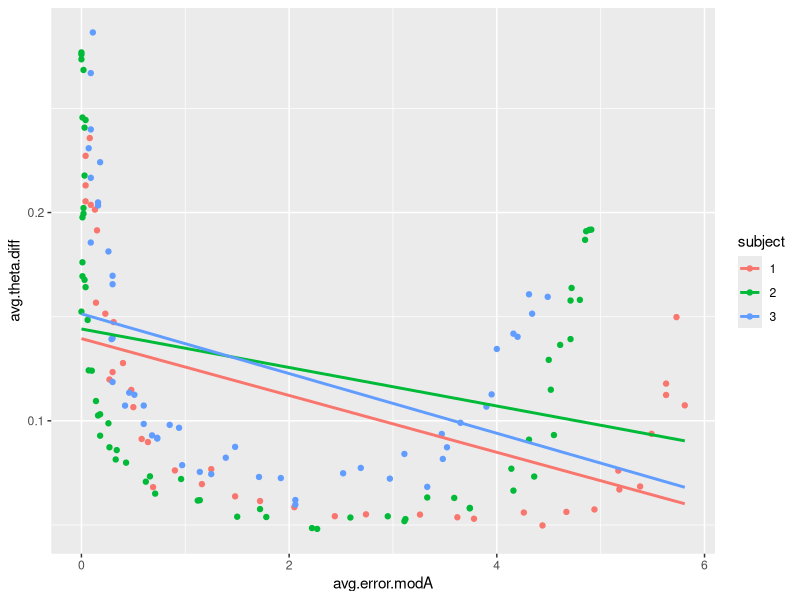
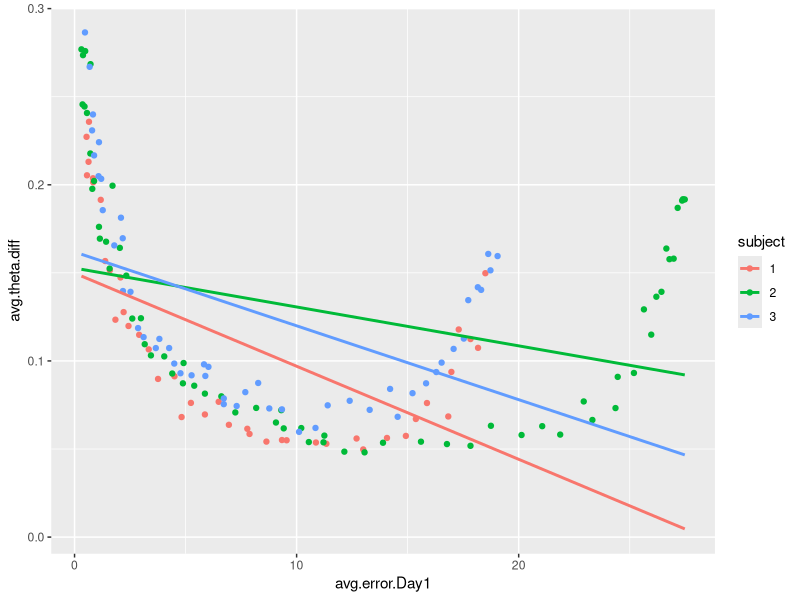
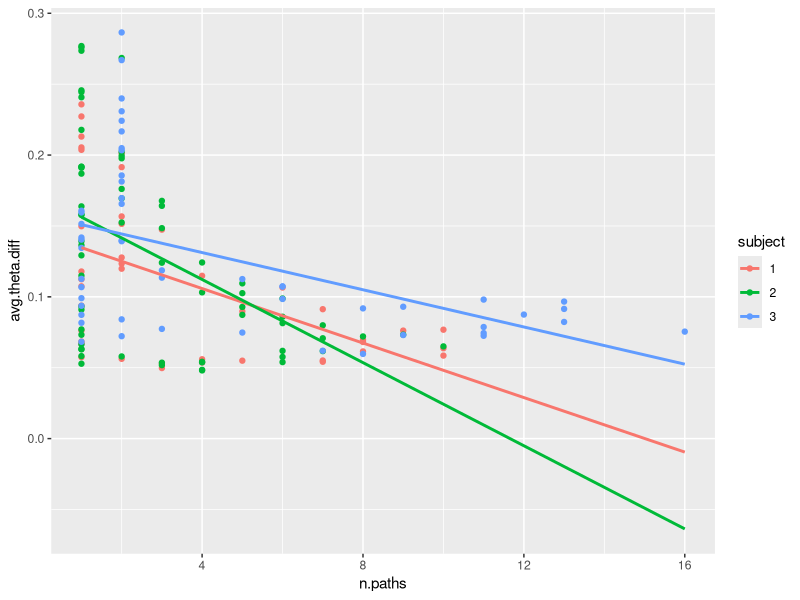
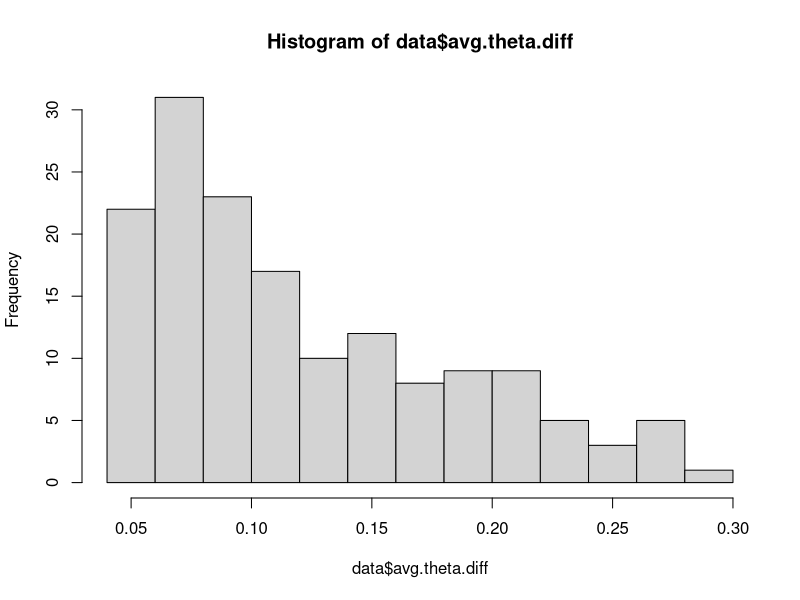

R code for these plots, in order:
###Analysis of the experiment data############

#ANCOVA
#CAUTION: WE TAKE THE P-VALUES `WITH A GRAIN OF SALT` SINCE MANY OF THE ASSUMPTIONS ARE VIOLATED AND WE ARE NOT DEALING WITH A LINEAR RELATIONSHIP
#OTHER TECHNIQUES WILL BE CONSIDERED (SUCH AS FITTING SOME TYPE OF A GLM) AND/OR USING THE Johnson-Neyman TECHNIQUE
#https://kenstoyama.wordpress.com/2018/01/21/the-johnson-neyman-tecnique-and-an-r-script-to-apply-it/
library(haven)
library(tidyverse)
library(broom)
library(emmeans)
library(rstatix)
data <- read_sav("experiment_data.sav")

#Let;s look at the mean differences 
data %>%
  group_by(subject) %>%
  select(avg.theta.diff) %>%
  summarise_all(funs(mean))

# Lezen       0.109
# Rekenen     0.127
# Taal        0.127

data$subject <- as.factor(data$subject)

###Assumptions:

###1 Linearity between each covariate and the outcome variable at each level of the grouping variable

# For average mistakes in module A
scatter <- ggplot(data, aes(avg.error.modA, avg.theta.diff, colour=subject))  
scatter + geom_point() + geom_smooth(method=lm, se=FALSE, fullrange=TRUE)

# For average mistakes in day 1
scatter <- ggplot(data, aes(avg.error.Day1, avg.theta.diff, colour=subject))  
scatter + geom_point() + geom_smooth(method=lm, se=FALSE, fullrange=TRUE)

# For number of paths
scatter <- ggplot(data, aes(n.paths, avg.theta.diff, colour=subject))  
scatter + geom_point() + geom_smooth(method=lm, se=FALSE, fullrange=TRUE)

#Even though there are violations, since the nature of the DV is such that we are interested in conventional linearity
# we will skip it


####2 Homogeneity of variance
library(car)
leveneTest(avg.theta.diff ~ subject, data)

#Levene’s test is not significant (F(2, 152)=1,78, p>,05), 
#which means that the variance is equal across the groups, hence there is no violation of this assumption.

#### 3 Distribution of the DV

hist(data$avg.theta.diff)

##Perform the analysis:

#### an anova only
anova <- aov(avg.theta.diff ~ subject, data = data)
summary(anova)

#              Df Sum Sq  Mean Sq F value Pr(>F)
#subject       2 0.0100 0.004999   1.307  0.274
#Residuals   152 0.5815 0.003826 
#summary(mod)
#No significant differences between the three subjects with respect to the average difference between true and re-restimated theta
####Add the average number of mistakes in module A as a predictor

ancova1 <- aov(avg.theta.diff ~ avg.error.modA + subject, data = data)

summary(ancova1)

#                 Df Sum Sq Mean Sq F value  Pr(>F)    
#avg.error.modA   1 0.0812 0.08117  24.250 2.2e-06 ***
#  subject        2 0.0049 0.00245   0.732   0.483    
#Residuals      151 0.5055 0.00335  

#Now it shows that the Average number of errors in Module A, is a signficant predictor of the average difference between the true and the reestimated theta
#However there is still no significant difference between the subjects

ancova2 <- aov(avg.theta.diff ~ avg.error.modA + avg.error.Day1 + subject, data = data)

summary(ancova2)

#                    Df Sum Sq Mean Sq F value   Pr(>F)    
#   avg.error.modA   1 0.0812 0.08117  25.198 1.45e-06 ***
#   avg.error.Day1   1 0.0033 0.00334   1.037   0.3102    
#   subject          2 0.0238 0.01189   3.691   0.0272 *  
#   Residuals      150 0.4832 0.00322   

#Interesting: By adding the number of mistakes as a covariate, there starts to be a significant difference between the three subjects,
#even though the covariate itself is not significant


ancova3<- aov(avg.theta.diff ~ avg.error.modA + avg.error.Day1 + avg.item.weights.modA + subject, data = data)
summary(ancova3)

#                          Df Sum Sq Mean Sq F value   Pr(>F)    
#  avg.error.modA          1 0.0812 0.08117  25.198 1.45e-06 ***
#  avg.error.Day1          1 0.0033 0.00334   1.037   0.3102    
#  avg.item.weights.modA   1 0.0081 0.00807   2.504   0.1157    
#  subject                 1 0.0157 0.01572   4.878   0.0287 *  
#  Residuals             150 0.4832 0.00322 
#Nothing changes, so the average item weights in each module do not add anything 

###Post hoc (eith Bonfferoni correction)
post_hoc <- emmeans_test(avg.theta.diff ~ subject, covariate = c(avg.error.modA, avg.error.Day1),
                         p.adjust.method = "bonferroni", data = data)
post_hoc
#There is a significant difference between Lezen and Rekenen and Lezen and Taal, when controlling for average errors in mod 1 and day 1 (??)
